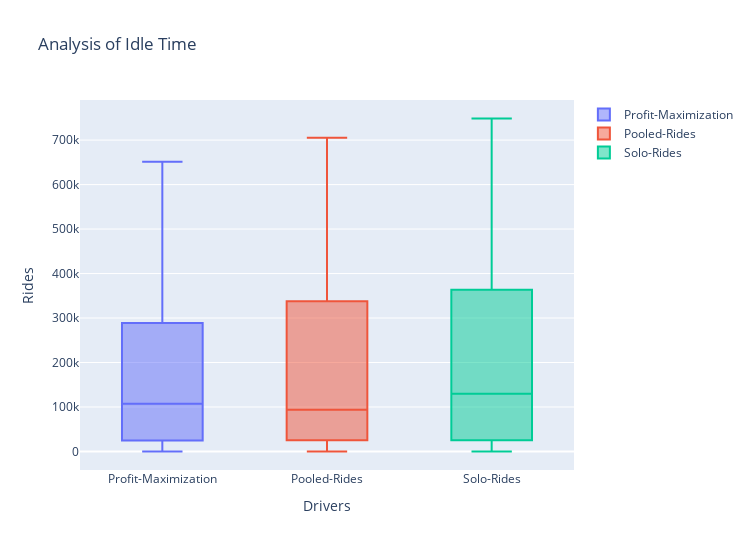

Here is the notebook cell this chart was saved with:
### Markdown cell above
## Comparison of Idle Time

### Code cell
import pandas as pd

data2 = pd.read_csv('D:/Development/GitHub-ProjectV2.0/MaaSSim/docs/tutorials/Results/Simulation/Driver/KPI-3-IdleTime/IdleTime_Solo-Rides.csv')

data1 =pd.read_csv('D:/Development/GitHub-ProjectV2.0/MaaSSim/docs/tutorials/Results/Simulation/Driver/KPI-3-IdleTime/IdleTime_Profit-Maximization.csv')
data =pd.read_csv('D:/Development/GitHub-ProjectV2.0/MaaSSim/docs/tutorials/Results/Simulation/Driver/KPI-3-IdleTime/IdleTime_Pooled-Rides.csv')


colListPR=[]
for column in data.columns:
     
    # Storing the rows of a column
    # into a temporary list
    li =data[column].tolist()
     
    # appending the temporary list
    colListPR.append(li)
     
# Printing the final list
#print(colListPR)


colListPM=[]
for column in data1.columns:
     
    li =data1[column].tolist()
     
    colListPM.append(li)
     
#print(colListPM)

colListSR=[]
for column in data2.columns:
     
    li =data2[column].tolist()
     
    colListSR.append(li)
     
#print(colListSR)

import numpy as np
import matplotlib.pyplot as plt

flatPR= [y for sublist in colListPR for y in sublist]
#flatPR
#plt.boxplot(flatPR)


import numpy as np
import matplotlib.pyplot as plt

flatSR= [y for sublist in colListSR for y in sublist]
#flatSR
#plt.boxplot(flatSR)

import numpy as np
import matplotlib.pyplot as plt

flatPM= [y for sublist in colListPM for y in sublist]
#flatPM
#plt.boxplot(flatPM)

import plotly.graph_objects as go
from plotly.subplots import make_subplots
fig = go.Figure()
fig.update_layout(autosize=False,width=750,height=550,)

fig.add_trace(go.Box(y=flatPM,name="Profit-Maximization"))
fig.add_trace(go.Box(y=flatPR,name="Pooled-Rides"))
fig.add_trace(go.Box(y=flatSR,name="Solo-Rides"))
fig.update_layout(title='Analysis of Idle Time',xaxis=dict(title='Drivers'),yaxis=dict(title='Rides'))
fig.show()
#plt.savefig("KPI1Analysis.jpg")


#############################################
import warnings
warnings.simplefilter('ignore')
import matplotlib.pyplot as plt
import seaborn as sns
#fig= plt.figure(figsize=(100,50),dpi=600)

plt.rcParams["figure.figsize"] = (8,5)


fig,ax =plt.subplots()
plt.title('Idle Time')
sns.distplot(flatPR,hist=False,label='Pooled')
sns.distplot(flatPM,hist=False,label='Profit Maximization')
sns.distplot(flatSR,hist=False,label='Solo')
plt.xlabel('Drivers',fontsize=13)
plt.ylabel('Rides',fontsize=13)

plt.legend(fontsize=10)
#plt.savefig("Revenue.jpg")
plt.show()

### Figure 1 — Plotly figure (JSON) as saved in the notebook; plotly's stock layout.template omitted (floating-point values rounded to 4 significant figures)
{"data": [{"name": "Profit-Maximization", "type": "box", "y": [10, 20, 30, 40, 50, 14562, 217318, 288686, 496614, 651030, 18499, 99446, 166215, 331084, 520828, 75277, 42597, 153232, 254188, 624412, 77314, 24701, 114692, 212075, 363090, 86560, 52277, 63720, 128883, 303733]}, {"name": "Pooled-Rides", "type": "box", "y": [10, 20, 30, 40, 50, 14241, 174746, 300898, 566352, 705246, 17035, 101241, 300898, 397584, 610414, 75562, 42941, 42941, 337604, 575554, 75548, 25200, 138155, 239711, 421298, 86473, 45703, 48291, 166197, 339779]}, {"name": "Solo-Rides", "type": "box", "y": [10, 20, 30, 40, 50, 14383, 181082, 301149, 573127, 748523, 16905, 104369, 301149, 418568, 655684, 75562, 42773, 166046, 376144, 624412, 77314, 25200, 155822, 239892, 451241, 88417, 45615, 49430, 203364, 363311]}], "layout": {"autosize": false, "height": 550, "title": {"text": "Analysis of Idle Time"}, "width": 750, "xaxis": {"autorange": true, "range": [-0.5, 2.5], "title": {"text": "Drivers"}, "type": "category"}, "yaxis": {"autorange": true, "range": [-41570.0, 790100.0], "title": {"text": "Rides"}, "type": "linear"}}}
